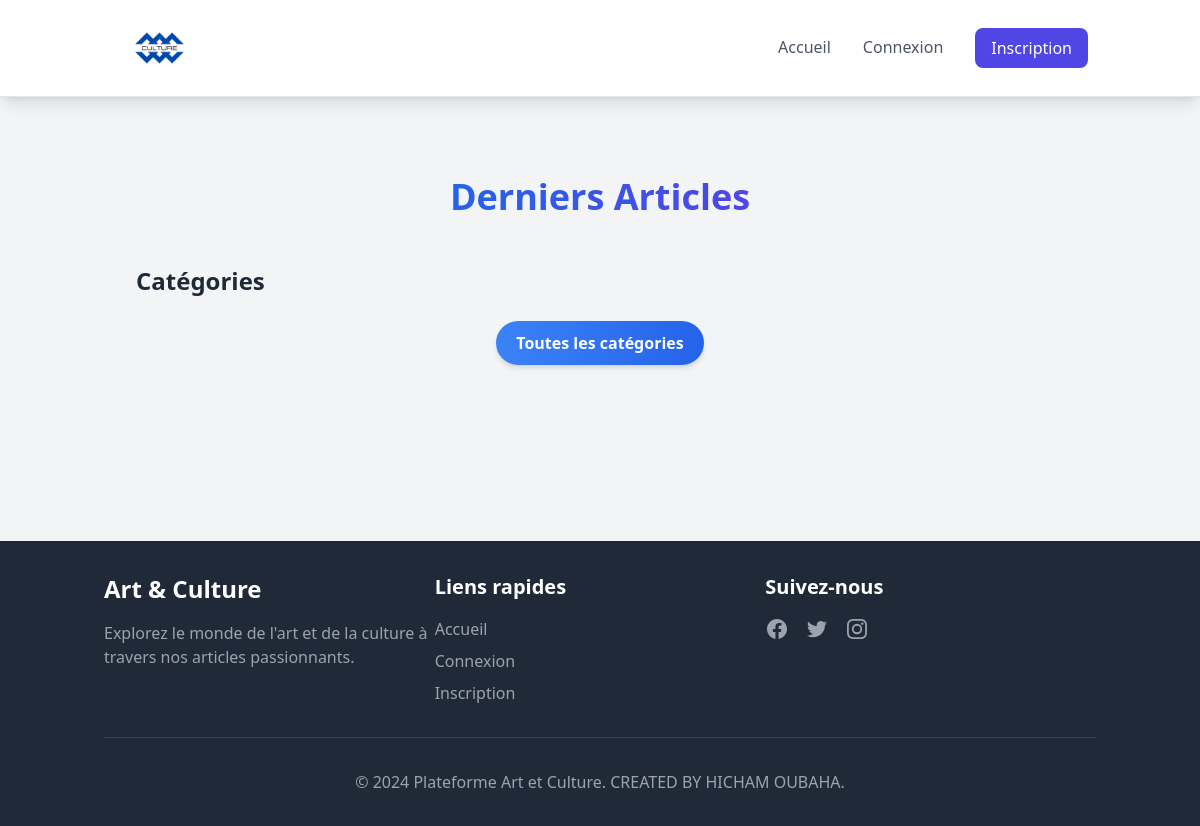
Before: / with the older database file.
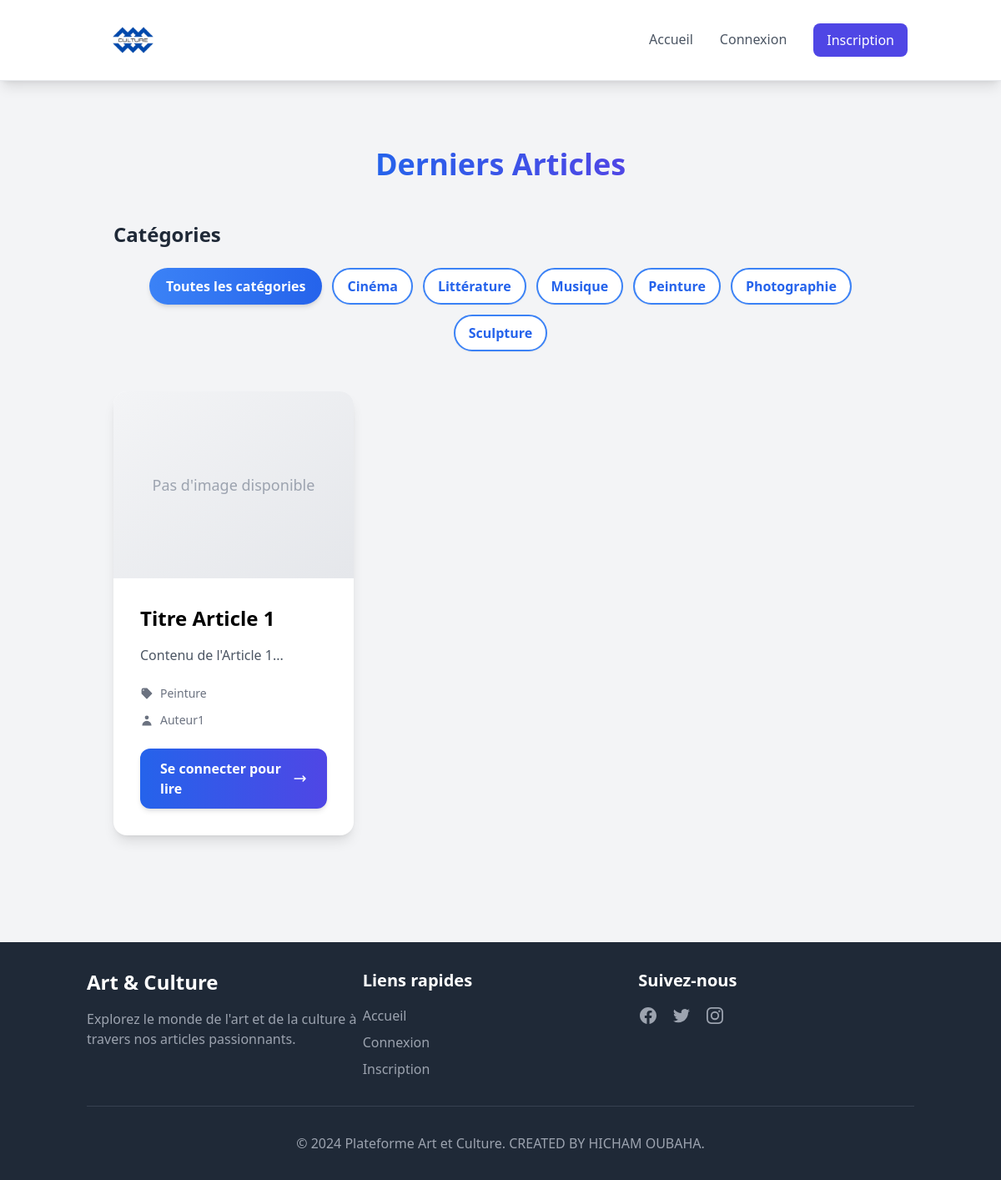
After: the same page with the newer database file.
### tables this page shows
CREATE TABLE categories (
    id_categorie INT AUTO_INCREMENT PRIMARY KEY,
    nom_categorie VARCHAR(50) NOT NULL UNIQUE,
    date_creation TIMESTAMP DEFAULT CURRENT_TIMESTAMP
);

CREATE TABLE articles (
    id_article INT AUTO_INCREMENT PRIMARY KEY,
    titre VARCHAR(255) NOT NULL,
    contenu TEXT NOT NULL,
    id_categorie INT,
    id_auteur INT,
    statut ENUM('en attente', 'approuve', 'refuse') DEFAULT 'en attente',
    date_creation TIMESTAMP DEFAULT CURRENT_TIMESTAMP,
    date_modification TIMESTAMP DEFAULT CURRENT_TIMESTAMP ON UPDATE CURRENT_TIMESTAMP,
    FOREIGN KEY (id_categorie) REFERENCES categories(id_categorie),
    FOREIGN KEY (id_auteur) REFERENCES utilisateurs(id_utilisateur)
);

CREATE TABLE utilisateurs (
    id_utilisateur INT AUTO_INCREMENT PRIMARY KEY,
    nom_utilisateur VARCHAR(50) NOT NULL,
    email VARCHAR(100) NOT NULL UNIQUE,
    mot_de_passe VARCHAR(255) NOT NULL,
    role ENUM('admin', 'auteur', 'utilisateur') NOT NULL,
    date_creation TIMESTAMP DEFAULT CURRENT_TIMESTAMP
);

### classes/Database.php (called while the page is built)
<?php
class Database {
    private $host = "localhost";
    private $db_name = "art_culture_platform";
    private $username = "root";
    private $password = "";
    private $conn;
    public function __construct() {
        $this->conn = null;
        try {
            $this->conn = new PDO("mysql:host=" . $this->host . ";dbname=" . $this->db_name, $this->username, $this->password);
            $this->conn->setAttribute(PDO::ATTR_ERRMODE, PDO::ERRMODE_EXCEPTION);
        } catch(PDOException $exception) {
            echo "Connection error: " . $exception->getMessage();
        }
    }
    public function getConnection() {
        return $this->conn;
    }
}

### classes/Category.php (called while the page is built, shortened)
<?php
class Category {
    private $conn;
    private $table_name = "categories";
    public function __construct($db) {
        $this->conn = $db->getConnection();
    }
    public function getAllCategories() {
        $query = "SELECT * FROM " . $this->table_name . " ORDER BY nom_categorie";
        $stmt = $this->conn->prepare($query);
        $stmt->execute();
        return $stmt->fetchAll(PDO::FETCH_ASSOC);
    }
}

### classes/Article.php (called while the page is built, shortened)
<?php
class Article {
    private $conn;
    private $table_name = "articles";
    public function __construct($db) {
        $this->conn = $db->getConnection();
    }
    public function getLatestArticles($page = 1, $per_page = 6) {
        $offset = ($page - 1) * $per_page;
        $query = "SELECT a.*, c.nom_categorie, u.nom_utilisateur
              FROM " . $this->table_name . " a
              JOIN categories c ON a.id_categorie = c.id_categorie
              JOIN utilisateurs u ON a.id_auteur = u.id_utilisateur
              WHERE a.statut = 'approuve'
              ORDER BY a.date_creation DESC
              LIMIT :offset, :per_page";
        $stmt = $this->conn->prepare($query);
        $stmt->bindParam(':offset', $offset, PDO::PARAM_INT);
        $stmt->bindParam(':per_page', $per_page, PDO::PARAM_INT);
        $stmt->execute();
        return $stmt->fetchAll(PDO::FETCH_ASSOC);
    }
}

### views/home.php (the view, shortened to what this page needs)
<?php
$is_authenticated = isset($_SESSION['user_id']);
?>
<div class="max-w-7xl mx-auto px-4 sm:px-6 lg:px-8 py-12">
    <h1 class="text-4xl font-extrabold text-gray-900 mb-12 text-center">
        <span class="bg-clip-text text-transparent bg-gradient-to-r from-blue-600 to-indigo-600">
        </span>
    </h1>
    <div class="mb-12">
        <h2 class="text-2xl font-bold mb-6 text-gray-800 ">Catégories</h2>
        <div class="flex flex-wrap justify-center gap-3" id="category-filters">
            <button class="category-filter bg-gradient-to-r from-blue-500 to-blue-600 hover:from-blue-600 hover:to-blue-700 text-white font-semibold py-2.5 px-5 rounded-full shadow-md transition-all duration-300 transform hover:scale-105" data-category="all">
                Toutes les catégories
            </button>
            <?php foreach ($categories as $category): ?>
                <button class="category-filter bg-white text-blue-600 border-2 border-blue-500 hover:bg-blue-50 font-semibold py-2 px-4 rounded-full shadow-sm transition-all duration-300 transform hover:scale-105" data-category="<?php echo $category['id_categorie']; ?>">
                    <?php echo htmlspecialchars($category['nom_categorie']); ?>
                </button>
            <?php endforeach; ?>
        </div>
    </div>
    <div id="articles-container" class="grid grid-cols-1 md:grid-cols-2 lg:grid-cols-3 gap-8">
        <?php foreach ($latestArticles as $article): ?>
            <div class="bg-white rounded-2xl shadow-lg overflow-hidden transition-all duration-300 hover:shadow-2xl hover:transform hover:-translate-y-2">
                <?php if (!empty($article['photo'])): ?>
                    <div class="relative h-56 overflow-hidden">
                        <img src="<?php echo htmlspecialchars($article['photo']); ?>"
                             alt="<?php echo htmlspecialchars($article['titre']); ?>"
                             class="w-full h-full object-cover transform hover:scale-110 transition-transform duration-500">
                    </div>
                <?php else: ?>
                    <div class="w-full h-56 bg-gradient-to-br from-gray-100 to-gray-200 flex items-center justify-center">
                        <span class="text-gray-400 text-lg font-medium">Pas d'image disponible</span>
                    </div>
                <?php endif; ?>
                <div class="p-8">
                    <h2 class="text-2xl font-bold mb-4 line-clamp-2">
                        <?php if ($is_authenticated): ?>
                            <a href="index.php?page=article&id=<?php echo $article['id_article']; ?>"
                               class="text-gray-900 hover:text-blue-600 transition-colors duration-300">
                                <?php echo htmlspecialchars($article['titre']); ?>
                            </a>
                        <?php else: ?>
                            <?php echo htmlspecialchars($article['titre']); ?>
                        <?php endif; ?>
                    </h2>
                    <p class="text-gray-600 mb-6 line-clamp-3">
                        <?php echo substr(htmlspecialchars($article['contenu']), 0, 150) . '...'; ?>
                    </p>
                    <div class="flex flex-col space-y-3">
                        <div class="flex items-center space-x-2 text-sm text-gray-500">
                            <svg class="w-4 h-4" fill="currentColor" viewBox="0 0 20 20">
                                <path fill-rule="evenodd" d="M17.707 9.293a1 1 0 010 1.414l-7 7a1 1 0 01-1.414 0l-7-7A.997.997 0 012 10V5a3 3 0 013-3h5c.256 0 .512.098.707.293l7 7zM5 6a1 1 0 100-2 1 1 0 000 2z" clip-rule="evenodd"/>
                            </svg>
                            <span class="font-medium"><?php echo htmlspecialchars($article['nom_categorie']); ?></span>
                        </div>
                        <div class="flex items-center space-x-2 text-sm text-gray-500">
                            <svg class="w-4 h-4" fill="currentColor" viewBox="0 0 20 20">
                                <path fill-rule="evenodd" d="M10 9a3 3 0 100-6 3 3 0 000 6zm-7 9a7 7 0 1114 0H3z" clip-rule="evenodd"/>
                            </svg>
                            <span class="font-medium"><?php echo htmlspecialchars($article['nom_utilisateur']); ?></span>
                        </div>
                    </div>
                    <?php if (!$is_authenticated): ?>
                        <div class="mt-6">
                            <a href="index.php?page=login"
                               class="inline-flex items-center justify-center w-full bg-gradient-to-r from-blue-600 to-indigo-600 hover:from-blue-700 hover:to-indigo-700 text-white font-semibold py-3 px-6 rounded-xl shadow-md transition-all duration-300 transform hover:scale-105">
                                Se connecter pour lire
                                <svg class="w-5 h-5 ml-2" fill="none" stroke="currentColor" viewBox="0 0 24 24">
                                    <path stroke-linecap="round" stroke-linejoin="round" stroke-width="2" d="M17 8l4 4m0 0l-4 4m4-4H3"/>
                                </svg>
                            </a>
                        </div>
                    <?php endif; ?>
                </div>
            </div>
        <?php endforeach; ?>
    </div>
</div>

### views/header.php (shortened to what this page needs)
<!DOCTYPE html>
<html lang="fr">
<head>
    <script src="https://cdn.tailwindcss.com"></script>
</head>
<body class="bg-gray-100 min-h-screen flex flex-col">
    <header class="bg-white shadow-lg border-b border-gray-200">
        <nav class="container mx-auto px-6">
            <div class="flex justify-between items-center">
                <div class="flex items-center space-x-2">
                    <a href="index.php" class="flex items-center group">
                    <img src="./uploads/logo.png" alt="Art & Culture Logo" class="h-24 w-24">
                    </a>
                </div>
                <div class="flex items-center space-x-8">
                    <a href="index.php" class="text-gray-600 hover:text-indigo-600 font-medium transition-colors duration-300 border-b-2 border-transparent hover:border-indigo-600 py-1">
                        Accueil
                    </a>
                    <?php if (isset($_SESSION['user_id'])): ?>
                        <?php if ($_SESSION['role'] === 'admin' || $_SESSION['role'] === 'auteur'): ?>
                            <a href="index.php?page=dashboard" class="text-gray-600 hover:text-indigo-600 font-medium transition-colors duration-300 border-b-2 border-transparent hover:border-indigo-600 py-1">
                                Dashboard
                            </a>
                        <?php endif; ?>
                        <a href="index.php?page=logout" class="bg-blue-500 text-gray-700 hover:bg-gray-200 px-4 py-2 rounded-lg font-medium transition-colors duration-300">
                            Déconnexion
                        </a>
                    <?php else: ?>
                        <a href="index.php?page=login" class="text-gray-600 hover:text-indigo-600 font-medium transition-colors duration-300 border-b-2 border-transparent hover:border-indigo-600 py-1">
                            Connexion
                        </a>
                        <a href="index.php?page=register" class="bg-indigo-600 text-white hover:bg-indigo-700 px-4 py-2 rounded-lg font-medium transition-colors duration-300">
                            Inscription
                        </a>
                    <?php endif; ?>
                </div>
            </div>
        </nav>
    </header>
    <main class="container mx-auto px-4 py-8 flex-grow">

### index.php (shortened to what this page needs)
<?php
require_once 'classes/Database.php';
require_once 'classes/Article.php';
require_once 'classes/Category.php';
$db = new Database();
$article = new Article($db);
$category = new Category($db);
$page = isset($_GET['page']) ? $_GET['page'] : 'home';
include 'views/header.php';
switch ($page) {
    case 'home':
        $categories = $category->getAllCategories();
        $latestArticles = $article->getLatestArticles(1, 6);
        include 'views/home.php';
        break;
}
include 'views/footer.php';

### views/footer.php (shortened to what this page needs)
</main>
    <footer class="bg-gray-800 text-white py-8">
        <div class="container mx-auto px-4">
            <div class="flex flex-wrap justify-between">
                <div class="w-full md:w-1/3 mb-6 md:mb-0">
                    <h3 class="text-2xl font-bold mb-4">Art & Culture</h3>
                    <p class="text-gray-400">Explorez le monde de l'art et de la culture à travers nos articles passionnants.</p>
                </div>
                <div class="w-full md:w-1/3 mb-6 md:mb-0">
                    <h4 class="text-xl font-semibold mb-4">Liens rapides</h4>
                    <ul class="space-y-2">
                        <li><a href="index.php" class="text-gray-400 hover:text-white transition-colors">Accueil</a></li>
                        <li><a href="index.php?page=login" class="text-gray-400 hover:text-white transition-colors">Connexion</a></li>
                        <li><a href="index.php?page=register" class="text-gray-400 hover:text-white transition-colors">Inscription</a></li>
                    </ul>
                </div>
                <div class="w-full md:w-1/3">
                    <h4 class="text-xl font-semibold mb-4">Suivez-nous</h4>
                    <div class="flex space-x-4">
                        <a href="#" class="text-gray-400 hover:text-white transition-colors">
                        </a>
                        <a href="#" class="text-gray-400 hover:text-white transition-colors">
                        </a>
                        <a href="#" class="text-gray-400 hover:text-white transition-colors">
                        </a>
                    </div>
                </div>
            </div>
            <div class="mt-8 border-t border-gray-700 pt-8 text-center text-gray-400">
                <p>&copy; <?php echo date('Y'); ?> Plateforme Art et Culture. CREATED BY HICHAM OUBAHA.</p>
            </div>
        </div>
    </footer>
</body>
</html>

Changed rows visible on the page:
added categories: nom_categorie "Cinéma"
added categories: nom_categorie "Littérature"
added categories: nom_categorie "Musique"
added categories: nom_categorie "Peinture"
added categories: nom_categorie "Photographie"
added categories: nom_categorie "Sculpture"
added articles: titre "Titre Article 1", contenu "Contenu de l'Article 1", id_categorie.nom_categorie "Peinture", id_auteur.nom_utilisateur "Auteur1"
